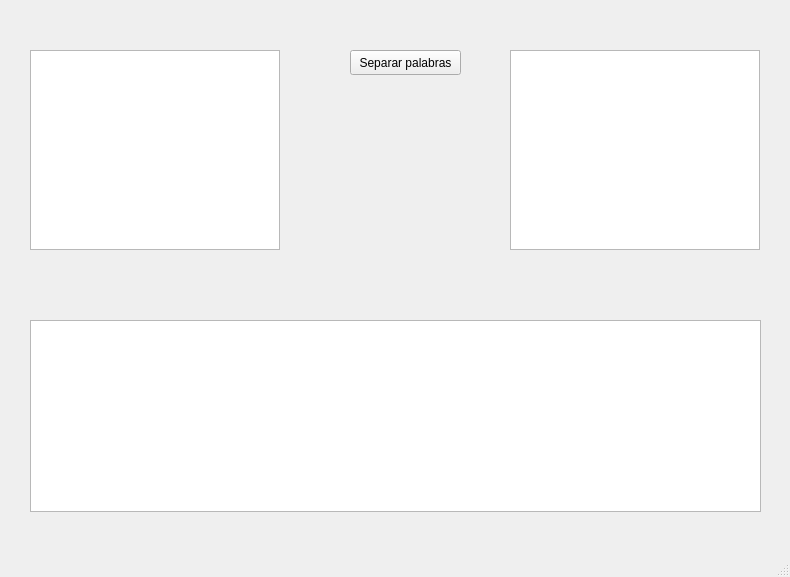
<?xml version="1.0" encoding="UTF-8"?>
<ui version="4.0">
 <class>MainWindow</class>
 <widget class="QMainWindow" name="MainWindow">
  <property name="geometry">
   <rect>
    <x>0</x>
    <y>0</y>
    <width>790</width>
    <height>577</height>
   </rect>
  </property>
  <property name="windowTitle">
   <string>Separador de Palabras</string>
  </property>
  <property name="windowIcon">
   <iconset>
    <normaloff>documento.png</normaloff>documento.png</iconset>
  </property>
  <widget class="QWidget" name="centralwidget">
   <widget class="QPushButton" name="pushButton">
    <property name="geometry">
     <rect>
      <x>350</x>
      <y>50</y>
      <width>111</width>
      <height>25</height>
     </rect>
    </property>
    <property name="text">
     <string>Separar palabras</string>
    </property>
   </widget>
   <widget class="QTableView" name="tableView">
    <property name="geometry">
     <rect>
      <x>30</x>
      <y>320</y>
      <width>731</width>
      <height>192</height>
     </rect>
    </property>
   </widget>
   <widget class="QTextEdit" name="textEdit">
    <property name="geometry">
     <rect>
      <x>30</x>
      <y>50</y>
      <width>250</width>
      <height>200</height>
     </rect>
    </property>
   </widget>
   <widget class="QTextEdit" name="textEdit_2">
    <property name="geometry">
     <rect>
      <x>510</x>
      <y>50</y>
      <width>250</width>
      <height>200</height>
     </rect>
    </property>
   </widget>
  </widget>
  <widget class="QMenuBar" name="menubar">
   <property name="geometry">
    <rect>
     <x>0</x>
     <y>0</y>
     <width>790</width>
     <height>26</height>
    </rect>
   </property>
  </widget>
  <widget class="QStatusBar" name="statusbar"/>
 </widget>
 <resources/>
 <connections/>
</ui>
